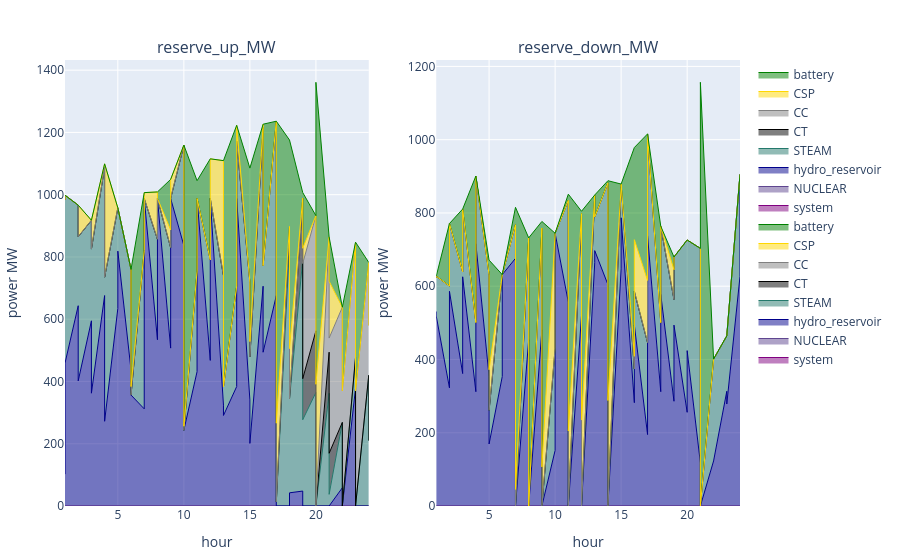

Notebook code for this chart:
### Code cell
if !dissagregate_by_battery
    p2 = plot_reserve(reserve_uc)
else
    p1 = plot_reserve_by_fieldy(s_uc.reserve[(s_uc.reserve.configuration .== config_2) .&  (s_uc.reserve.day .== day_) .&  (s_uc.reserve.resource .== "battery"),:], :reserve_up_MW, :r_id)
    p2 = plot_reserve_by_fieldy(s_uc.reserve[(s_uc.reserve.configuration .== config_2) .&  (s_uc.reserve.day .== day_) .&  (s_uc.reserve.resource .== "battery"),:], :reserve_down_MW, :r_id)
    [p1 p2]
end

### Figure 1 — Plotly figure (JSON) as saved in the notebook; plotly's stock layout.template omitted (floating-point values rounded to 4 significant figures)
{"data": [{"line": {"color": "purple", "shape": "line", "width": 1}, "mode": "lines", "name": "system", "stackgroup": 1, "type": "scatter", "x": [1, 2, 3, 4, 5, 6, 7, 8, 9, 10, 11, 12, 13, 14, 15, 16, 17, 18, 19, 20, 21, 22, 23, 24, 1, 2, 3, 4, 5, 6, 7, 8, 9, 10, 11, 12, 13, 14, 15, 16, 17, 18, 19, 20, 21, 22, 23, 24], "xaxis": "x1", "y": [null, null, null, null, null, null, null, null, null, null, null, null, null, null, null, null, null, null, null, null, null, null, null, null, null, null, null, null, null, null, null, null, null, null, null, null, null, null, null, null, null, null, null, null, null, null, null, null], "yaxis": "y1"}, {"line": {"color": "rgba(95, 70, 144, 1)", "shape": "line", "width": 1}, "mode": "lines", "name": "NUCLEAR", "stackgroup": 1, "type": "scatter", "x": [1, 2, 3, 4, 5, 6, 7, 8, 9, 10, 11, 12, 13, 14, 15, 16, 17, 18, 19, 20, 21, 22, 23, 24, 1, 2, 3, 4, 5, 6, 7, 8, 9, 10, 11, 12, 13, 14, 15, 16, 17, 18, 19, 20, 21, 22, 23, 24], "xaxis": "x1", "y": [0, 0, 0, 0, 0, 0, 0, 0, 0, 0, 0, 0, 0, 0, 0, 0, 0, 0, 0, 0, 0, 0, 0, 0, 0, 0, 0, 0, 0, 0, 0, 0, 0, 0, 0, 0, 0, 0, 0, 0, 0, 0, 0, 0, 0, 0, 0, 0], "yaxis": "y1"}, {"line": {"color": "darkblue", "shape": "line", "width": 1}, "mode": "lines", "name": "hydro_reservoir", "stackgroup": 1, "type": "scatter", "x": [1, 2, 3, 4, 5, 6, 7, 8, 9, 10, 11, 12, 13, 14, 15, 16, 17, 18, 19, 20, 21, 22, 23, 24, 1, 2, 3, 4, 5, 6, 7, 8, 9, 10, 11, 12, 13, 14, 15, 16, 17, 18, 19, 20, 21, 22, 23, 24], "xaxis": "x1", "y": [102.3, 643.3, 594.8, 676, 634.7, 437.0, 312, 534.0, 507.1, 836.3, 431.6, 467.7, 324.0, 383.7, 340.7, 706.0, 676, 0, 47.99, 0, 0, 58.55, 378.0, 0, 458.9, 401.9, 362.3, 272.2, 818.7, 356.4, 988, 988, 988, 243.4, 988, 988, 290.8, 988, 201.1, 493.9, 0, 42.32, 0, 0, 0, 0, 0, 0], "yaxis": "y1"}, {"line": {"color": "rgba(36, 121, 108, 1)", "shape": "line", "width": 1}, "mode": "lines", "name": "STEAM", "stackgroup": 1, "type": "scatter", "x": [1, 2, 3, 4, 5, 6, 7, 8, 9, 10, 11, 12, 13, 14, 15, 16, 17, 18, 19, 20, 21, 22, 23, 24, 1, 2, 3, 4, 5, 6, 7, 8, 9, 10, 11, 12, 13, 14, 15, 16, 17, 18, 19, 20, 21, 22, 23, 24], "xaxis": "x1", "y": [881.0, 323.0, 323.0, 412.2, 323.0, 323.0, 509.0, 323.0, 323.0, 323.0, 323.0, 323.0, 416.0, 323.0, 378.6, 509.0, 560.0, 832.3, 743.0, 364.7, 362.0, 210, 99.34, 420, 539.3, 463.0, 463.0, 463.0, 139.0, 0, 0, 0, 0, 0, 0, 0, 92.0, 184.0, 278.0, 278.0, 13.08, 302.0, 277.0, 0, 37.41, 0, 0, 210], "yaxis": "y1"}, {"line": {"color": "black", "shape": "line", "width": 1}, "mode": "lines", "name": "CT", "stackgroup": 1, "type": "scatter", "x": [1, 2, 3, 4, 5, 6, 7, 8, 9, 10, 11, 12, 13, 14, 15, 16, 17, 18, 19, 20, 21, 22, 23, 24, 1, 2, 3, 4, 5, 6, 7, 8, 9, 10, 11, 12, 13, 14, 15, 16, 17, 18, 19, 20, 21, 22, 23, 24], "xaxis": "x1", "y": [0, 0, 0, 0, 0, 0, 0, 0, 0, 0, 0, 0, 0, 0, 0, 0, 0, 66, 198, 198, 132, 0, 0, 0, 0, 0, 0, 0, 0, 0, 0, 0, 0, 0, 0, 0, 0, 0, 0, 0, 0, 0, 132, 0, 132, 0, 0, 0], "yaxis": "y1"}, {"line": {"color": "grey", "shape": "line", "width": 1}, "mode": "lines", "name": "CC", "stackgroup": 1, "type": "scatter", "x": [1, 2, 3, 4, 5, 6, 7, 8, 9, 10, 11, 12, 13, 14, 15, 16, 17, 18, 19, 20, 21, 22, 23, 24, 1, 2, 3, 4, 5, 6, 7, 8, 9, 10, 11, 12, 13, 14, 15, 16, 17, 18, 19, 20, 21, 22, 23, 24], "xaxis": "x1", "y": [0, 0, 0, 0, 0, 0, 0, 0, 0, 0, 0, 0, 0, 0, 0, 0, 0, 0, 0, 370.0, 370.0, 370.0, 370.0, 362.6, 0, 0, 0, 0, 0, 0, 0, 0, 0, 0, 0, 0, 0, 0, 0, 0, 0, 0, 370.0, 0, 370.0, 370.0, 370.0, 370.0], "yaxis": "y1"}, {"line": {"color": "gold", "shape": "line", "width": 1}, "mode": "lines", "name": "CSP", "stackgroup": 1, "type": "scatter", "x": [1, 2, 3, 4, 5, 6, 7, 8, 9, 10, 11, 12, 13, 14, 15, 16, 17, 18, 19, 20, 21, 22, 23, 24, 1, 2, 3, 4, 5, 6, 7, 8, 9, 10, 11, 12, 13, 14, 15, 16, 17, 18, 19, 20, 21, 22, 23, 24], "xaxis": "x1", "y": [0, 0, 0, 10.9, 0, 0, 0, 151.8, 56.48, 0, 0, 0, 369.4, 0, 0, 11.43, 0, 0, 0, 0, 0, 0, 0, 0, 0, 101.4, 92.5, 363.9, 0, 27.25, 18.62, 0, 61.15, 12.87, 0, 127.1, 0, 50.88, 49.09, 0, 252.9, 161.3, 48.99, 391, 182.5, 0, 0, 0], "yaxis": "y1"}, {"line": {"color": "green", "shape": "line", "width": 1}, "mode": "lines", "name": "battery", "stackgroup": 1, "type": "scatter", "x": [1, 2, 3, 4, 5, 6, 7, 8, 9, 10, 11, 12, 13, 14, 15, 16, 17, 18, 19, 20, 21, 22, 23, 24, 1, 2, 3, 4, 5, 6, 7, 8, 9, 10, 11, 12, 13, 14, 15, 16, 17, 18, 19, 20, 21, 22, 23, 24], "xaxis": "x1", "y": [14.81, 0, 0, 0, 0, 0, 185.6, 0, 162.5, 0, 290.4, 324.5, 0, 516.2, 366.1, 0, 0, 277.3, 17.83, 0, 0, 0, 0, 0, 0, 0, 0, 0, 0, 376.4, 0, 20.81, 0, 903.0, 57.0, 0, 726.6, 0, 557.2, 454.5, 970, 670, 178.9, 970, 142.1, 268.5, 477.4, 202.6], "yaxis": "y1"}, {"line": {"color": "purple", "shape": "line", "width": 1}, "mode": "lines", "name": "system", "stackgroup": 1, "type": "scatter", "x": [1, 2, 3, 4, 5, 6, 7, 8, 9, 10, 11, 12, 13, 14, 15, 16, 17, 18, 19, 20, 21, 22, 23, 24, 1, 2, 3, 4, 5, 6, 7, 8, 9, 10, 11, 12, 13, 14, 15, 16, 17, 18, 19, 20, 21, 22, 23, 24], "xaxis": "x2", "y": [null, null, null, null, null, null, null, null, null, null, null, null, null, null, null, null, null, null, null, null, null, null, null, null, null, null, null, null, null, null, null, null, null, null, null, null, null, null, null, null, null, null, null, null, null, null, null, null], "yaxis": "y2"}, {"line": {"color": "rgba(95, 70, 144, 1)", "shape": "line", "width": 1}, "mode": "lines", "name": "NUCLEAR", "stackgroup": 1, "type": "scatter", "x": [1, 2, 3, 4, 5, 6, 7, 8, 9, 10, 11, 12, 13, 14, 15, 16, 17, 18, 19, 20, 21, 22, 23, 24, 1, 2, 3, 4, 5, 6, 7, 8, 9, 10, 11, 12, 13, 14, 15, 16, 17, 18, 19, 20, 21, 22, 23, 24], "xaxis": "x2", "y": [0, 0, 0, 0, 0, 0, 0, 0, 0, 0, 0, 0, 0, 0, 0, 0, 0, 0, 0, 0, 0, 0, 0, 0, 0, 0, 0, 0, 0, 0, 0, 0, 0, 0, 0, 0, 0, 0, 0, 0, 0, 0, 0, 0, 0, 0, 0, 0], "yaxis": "y2"}, {"line": {"color": "darkblue", "shape": "line", "width": 1}, "mode": "lines", "name": "hydro_reservoir", "stackgroup": 1, "type": "scatter", "x": [1, 2, 3, 4, 5, 6, 7, 8, 9, 10, 11, 12, 13, 14, 15, 16, 17, 18, 19, 20, 21, 22, 23, 24, 1, 2, 3, 4, 5, 6, 7, 8, 9, 10, 11, 12, 13, 14, 15, 16, 17, 18, 19, 20, 21, 22, 23, 24], "xaxis": "x2", "y": [530.9, 322.5, 361.6, 312, 353.3, 353.6, 676, 454.0, 480.9, 151.7, 556.4, 520.3, 664.0, 604.3, 647.3, 282.0, 195.1, 312.0, 286.0, 255.8, 117.3, 123.0, 313.2, 626.9, 518.6, 586.1, 625.7, 715.8, 169.3, 631.6, 0, 0, 0, 744.6, 0, 0, 697.2, 0, 786.9, 494.1, 737.7, 577.8, 493.7, 424.1, 0, 123.0, 278.4, 904.9], "yaxis": "y2"}, {"line": {"color": "rgba(36, 121, 108, 1)", "shape": "line", "width": 1}, "mode": "lines", "name": "STEAM", "stackgroup": 1, "type": "scatter", "x": [1, 2, 3, 4, 5, 6, 7, 8, 9, 10, 11, 12, 13, 14, 15, 16, 17, 18, 19, 20, 21, 22, 23, 24, 1, 2, 3, 4, 5, 6, 7, 8, 9, 10, 11, 12, 13, 14, 15, 16, 17, 18, 19, 20, 21, 22, 23, 24], "xaxis": "x2", "y": [92.0, 278.0, 278.0, 188.8, 278.0, 278.0, 92.0, 278.0, 278.0, 278.0, 278.0, 278.0, 185.0, 278.0, 222.4, 92.0, 251.0, 188.7, 278.0, 470.3, 585.9, 278.0, 151.2, 278.0, 108.7, 185.0, 185.0, 185.0, 92.0, 0, 0, 0, 0, 0, 0, 0, 92.0, 0, 92.0, 92.0, 278.0, 186, 186, 302.0, 0, 278.0, 186, 0], "yaxis": "y2"}, {"line": {"color": "black", "shape": "line", "width": 1}, "mode": "lines", "name": "CT", "stackgroup": 1, "type": "scatter", "x": [1, 2, 3, 4, 5, 6, 7, 8, 9, 10, 11, 12, 13, 14, 15, 16, 17, 18, 19, 20, 21, 22, 23, 24, 1, 2, 3, 4, 5, 6, 7, 8, 9, 10, 11, 12, 13, 14, 15, 16, 17, 18, 19, 20, 21, 22, 23, 24], "xaxis": "x2", "y": [0, 0, 0, 0, 0, 0, 0, 0, 0, 0, 0, 0, 0, 0, 0, 0, 0, 0, 0, 0, 0, 0, 0, 0, 0, 0, 0, 0, 0, 0, 0, 0, 0, 0, 0, 0, 0, 0, 0, 0, 0, 0, 0, 0, 0, 0, 0, 0], "yaxis": "y2"}, {"line": {"color": "grey", "shape": "line", "width": 1}, "mode": "lines", "name": "CC", "stackgroup": 1, "type": "scatter", "x": [1, 2, 3, 4, 5, 6, 7, 8, 9, 10, 11, 12, 13, 14, 15, 16, 17, 18, 19, 20, 21, 22, 23, 24, 1, 2, 3, 4, 5, 6, 7, 8, 9, 10, 11, 12, 13, 14, 15, 16, 17, 18, 19, 20, 21, 22, 23, 24], "xaxis": "x2", "y": [0, 0, 0, 0, 0, 0, 0, 0, 0, 0, 0, 0, 0, 0, 0, 0, 0, 0, 0, 0, 0, 0, 0, 0, 0, 0, 0, 0, 0, 0, 0, 0, 0, 0, 0, 0, 0, 0, 0, 0, 0, 0, 0, 0, 0, 0, 0, 0], "yaxis": "y2"}, {"line": {"color": "gold", "shape": "line", "width": 1}, "mode": "lines", "name": "CSP", "stackgroup": 1, "type": "scatter", "x": [1, 2, 3, 4, 5, 6, 7, 8, 9, 10, 11, 12, 13, 14, 15, 16, 17, 18, 19, 20, 21, 22, 23, 24, 1, 2, 3, 4, 5, 6, 7, 8, 9, 10, 11, 12, 13, 14, 15, 16, 17, 18, 19, 20, 21, 22, 23, 24], "xaxis": "x2", "y": [0, 0, 0, 0, 0, 0, 0, 0, 0, 314.9, 0, 0, 0, 0, 0, 34.58, 169.6, 0, 80.88, 0, 0, 0, 0, 0, 0, 0, 0, 0, 110.7, 0, 45.35, 0, 106.8, 0, 204.6, 234.6, 0, 288.0, 0, 140.9, 0, 0, 0, 0, 0, 0, 0, 0], "yaxis": "y2"}, {"line": {"color": "green", "shape": "line", "width": 1}, "mode": "lines", "name": "battery", "stackgroup": 1, "type": "scatter", "x": [1, 2, 3, 4, 5, 6, 7, 8, 9, 10, 11, 12, 13, 14, 15, 16, 17, 18, 19, 20, 21, 22, 23, 24, 1, 2, 3, 4, 5, 6, 7, 8, 9, 10, 11, 12, 13, 14, 15, 16, 17, 18, 19, 20, 21, 22, 23, 24], "xaxis": "x2", "y": [4.401, 170.6, 171.1, 400, 39.93, 0, 47.35, 0, 17.94, 0, 16.83, 6.266, 0, 5.674, 9.166, 570, 400, 263.2, 34.89, 0, 0, 0, 0, 0, 0, 0, 0, 0, 299.2, 0, 770, 732.0, 670, 0, 646.6, 570, 59.84, 600, 0, 251.7, 0, 0, 0, 0, 1157.0, 0, 0, 0], "yaxis": "y2"}], "layout": {"annotations": [{"font": {"size": 16}, "showarrow": false, "text": "reserve_up_MW", "x": 0.225, "xanchor": "center", "xref": "paper", "y": 1, "yanchor": "bottom", "yref": "paper"}, {"font": {"size": 16}, "showarrow": false, "text": "reserve_down_MW", "x": 0.775, "xanchor": "center", "xref": "paper", "y": 1, "yanchor": "bottom", "yref": "paper"}], "margin": {"b": 50, "l": 50, "r": 50, "t": 60}, "xaxis1": {"anchor": "y1", "domain": [0, 0.45], "title": {"text": "hour"}}, "xaxis2": {"anchor": "y2", "domain": [0.55, 1], "title": {"text": "hour"}}, "yaxis1": {"anchor": "x1", "domain": [0, 1], "title": {"text": "power MW"}}, "yaxis2": {"anchor": "x2", "domain": [0, 1], "title": {"text": "power MW"}}}}
